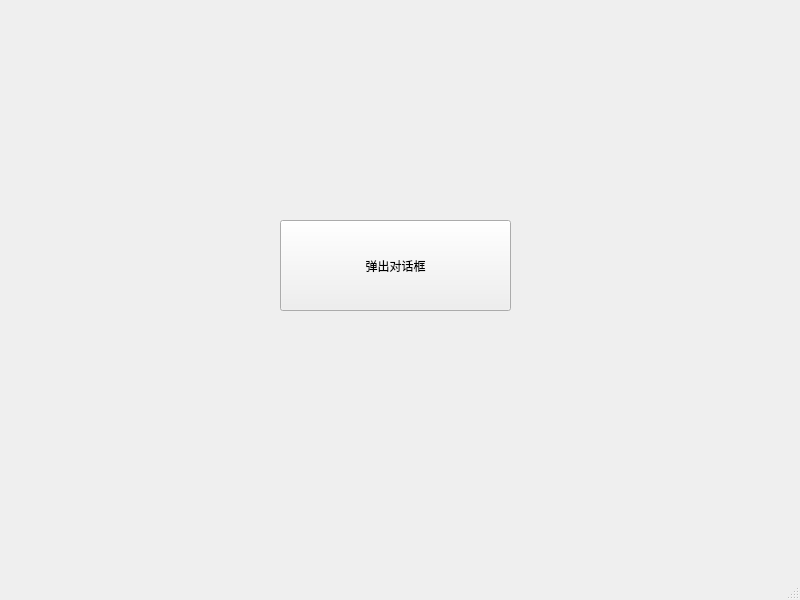
<?xml version="1.0" encoding="UTF-8"?>
<ui version="4.0">
 <class>MainWindow</class>
 <widget class="QMainWindow" name="MainWindow">
  <property name="geometry">
   <rect>
    <x>0</x>
    <y>0</y>
    <width>800</width>
    <height>600</height>
   </rect>
  </property>
  <property name="windowTitle">
   <string>MainWindow</string>
  </property>
  <widget class="QWidget" name="centralwidget">
   <widget class="QPushButton" name="pushButton">
    <property name="geometry">
     <rect>
      <x>280</x>
      <y>220</y>
      <width>231</width>
      <height>91</height>
     </rect>
    </property>
    <property name="text">
     <string>弹出对话框</string>
    </property>
   </widget>
  </widget>
  <widget class="QMenuBar" name="menubar">
   <property name="geometry">
    <rect>
     <x>0</x>
     <y>0</y>
     <width>800</width>
     <height>26</height>
    </rect>
   </property>
  </widget>
  <widget class="QStatusBar" name="statusbar"/>
 </widget>
 <resources/>
 <connections/>
</ui>
